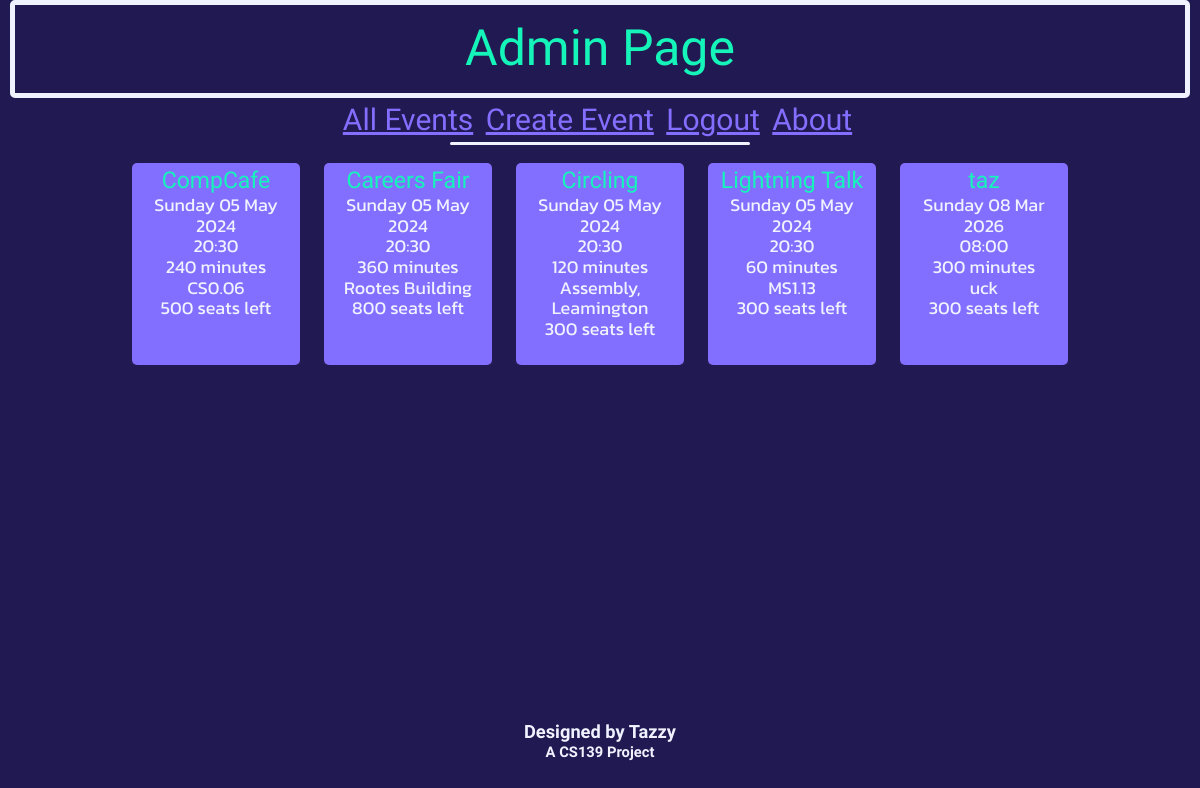
The app's page /superHome (signed in), older data.
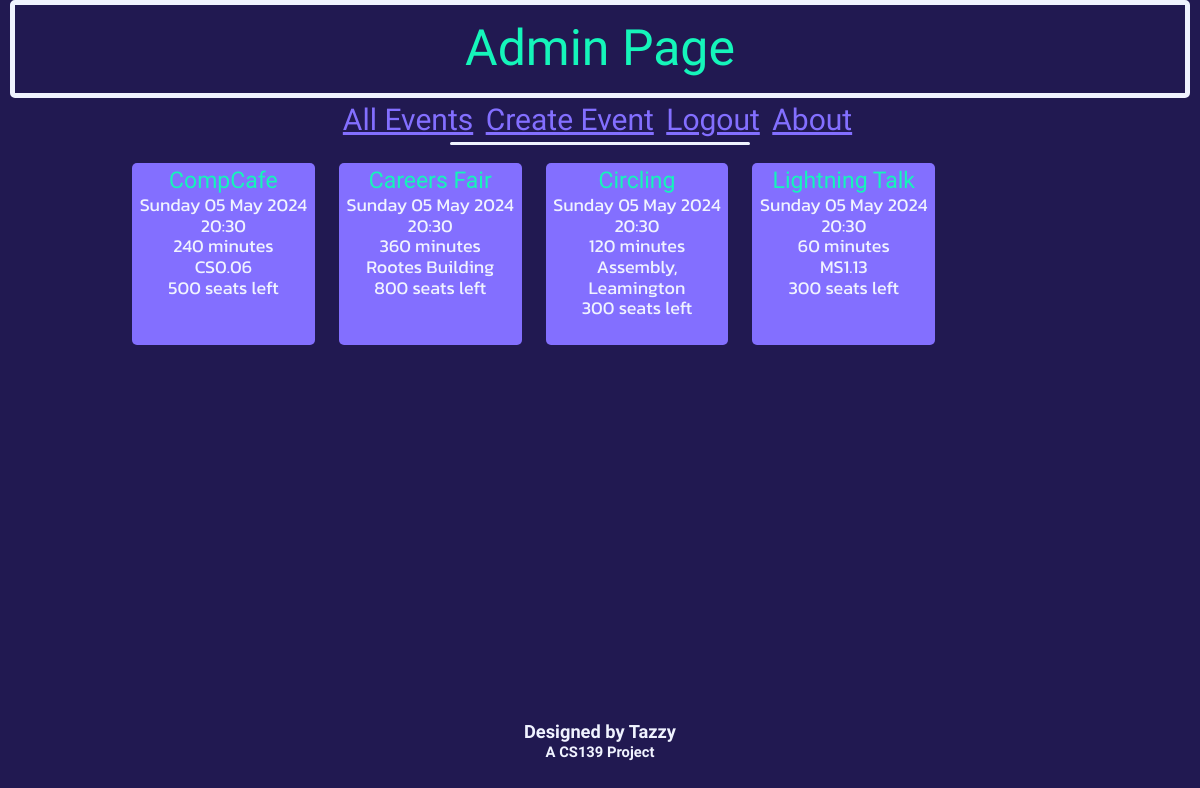
The same page, newer data.
### db_definition.py (models this page shows, shortened)
class Event(db.Model):
    __tablename__ = "events"
    event_id = db.Column(db.Integer, primary_key = True)
    name = db.Column(db.String(20))
    dateTime = db.Column(db.DateTime)
    duration = db.Column(db.Integer) # Minutes
    capacity = db.Column(db.Integer)
    ticketsSold = db.Column(db.Integer)
    location = db.Column(db.String(50))

### eventbyte.py (the view)
@app.route('/superHome')
def superHome():
    if (not current_user.is_authenticated) or (current_user.userClass != "super"):
        flash("Only admins can access this page.")
        return redirect('/home')
    updateTickets()
    return render_template('superHome.html', events=Event.query.all(), currTime = datetime.datetime.now())

### eventbyte.py (called while the page is built)
@loginManager.user_loader
def loadUser(user_id):
    return User.query.get(int(user_id))

def updateTickets():
    events = Event.query.all()
    for event in events:
        ticketNum = db.session.query(Ticket).where(Ticket.event_id == event.event_id, Ticket.status == "Upcoming").count()
        event.ticketsSold = ticketNum
        if event.dateTime <= datetime.datetime.now():
            tickets = db.session.query(Ticket).where(Ticket.event_id == event.event_id)
            for ticket in tickets:
                ticket.status = "Completed"
    db.session.commit()

### templates/superHome.html
{% extends 'base.html' %}
{% block heading %}
    <div class="title subtitle">
        Admin Page
    </div>
{% endblock %}
{% block content %}
    {% with messages = get_flashed_messages() %}
        {% if messages %}
        <div class="loginFlashes">
            {% for message in messages %}
            <p> {{ message }} </p>
            {% endfor %}
        </div>
        {% else %}
            <br>
        {% endif %}
    {% endwith %}
    {% include "eventList.html" %}
{% endblock %}

### templates/eventList.html (shortened to what this page needs)
<div id="eventsList">
    {% for event in events %}
        {% if event.dateTime > currTime %}
            <div class="event">
                <a href="/viewEvent?eventid={{event.event_id}}" style="text-decoration: none;"><span class="titleRef" style="font-size: 23px;">{{ event.name }}</span></a><br>
                {{ event.dateTime.strftime('%A') }} {{ event.dateTime.strftime('%d') }} {{ event.dateTime.strftime('%b') }} {{ event.dateTime.strftime('%Y') }}<br>
                {{ event.dateTime.strftime('%H') }}:{{ event.dateTime.strftime('%M') }}<br>
                {{ event.duration }} minutes<br>
                {{ event.location }}<br>
                {% if current_user.userClass == "super" %}
                    {{ event.capacity }} seats left<br><br>
                {% elif event.ticketsSold == event.capacity %}
                    <span style="color: red;"><strong>SOLD OUT</strong></span><br>
                {% elif (event.ticketsSold >= (0.95 * event.capacity)) %}
                    <span style="color: red;"><strong>TICKETS LOW</strong></span><br>{{event.capacity - event.ticketsSold}} tickets left.<br>
                {% else %}
                    <br>
                {% endif %}
            </div>
        {% endif %}
    {% endfor %}
</div>

Row changes from the older to the newer data that the page shows:
removed Event: name "taz", dateTime "Sunday", dateTime "08", dateTime "Mar", dateTime "2026", dateTime "00", duration "300", location "uck", capacity "300"
